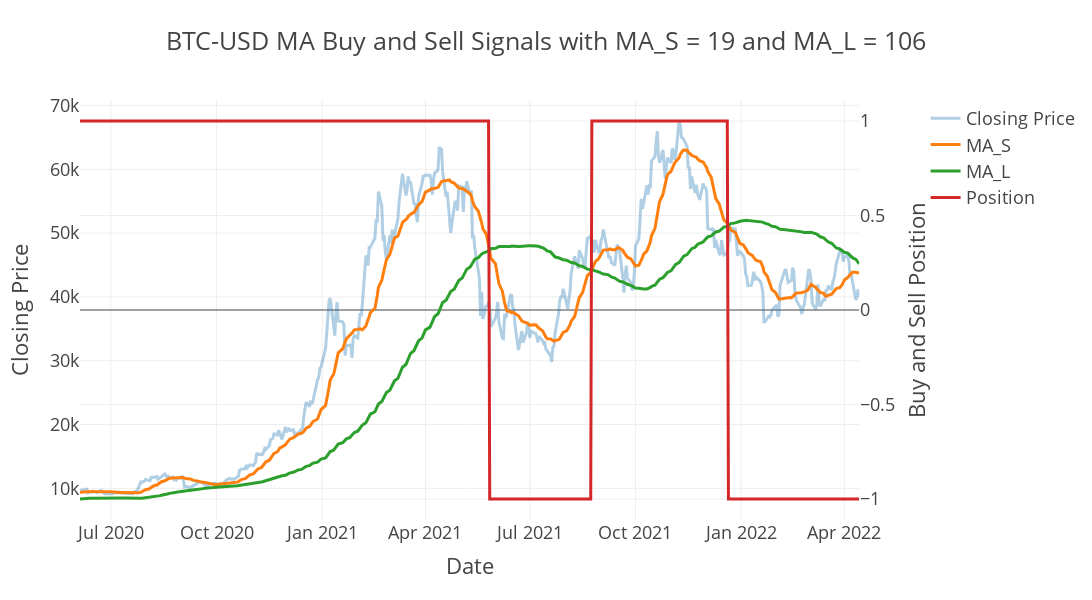

This figure's notebook cell:
### Code cell
opti_tester.plot_buys_and_sells()

### Figure 1 — Plotly figure (JSON) as saved in the notebook; plotly's stock layout.template omitted (floating-point values rounded to 4 significant figures; data arrays with more than 128 entries replaced by an {"elided": "..."} marker saying what was removed)
{"data": [{"name": "Closing Price", "opacity": 0.35, "type": "scatter", "x": {"elided": "471 str values"}, "xaxis": "x", "y": {"elided": "471 float values"}, "yaxis": "y"}, {"name": "MA_S", "type": "scatter", "x": {"elided": "471 str values"}, "xaxis": "x", "y": {"elided": "471 float values"}, "yaxis": "y"}, {"name": "MA_L", "type": "scatter", "x": {"elided": "471 str values"}, "xaxis": "x", "y": {"elided": "471 float values"}, "yaxis": "y"}, {"name": "Position", "type": "scatter", "x": {"elided": "471 str values"}, "xaxis": "x", "y": {"elided": "471 int values"}, "yaxis": "y2"}], "layout": {"height": 600, "title": {"text": "BTC-USD MA Buy and Sell Signals with MA_S = 19 and MA_L = 106"}, "width": 1400, "xaxis": {"anchor": "y", "domain": [0, 0.94], "title": {"text": "Date"}}, "yaxis": {"anchor": "x", "domain": [0, 1], "title": {"text": "Closing Price"}}, "yaxis2": {"anchor": "x", "overlaying": "y", "side": "right", "title": {"text": "Buy and Sell Position"}}}}
